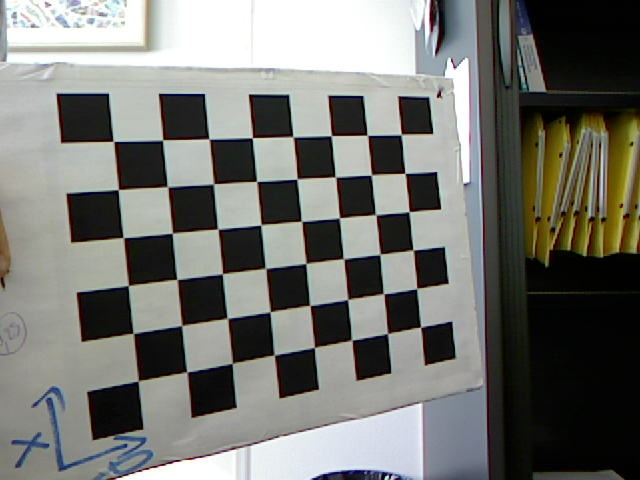
#> input picture imgs/img0.jpg, 640 x 480 px
$ python image.py
#> lines starting #> are read from the running program, lines starting #| are printed output that depends on the picture; after the words box and inside, x2 and y2 are one past the last pixel; in counts of white or black regions, pixels touching at a corner belong together; long printed decimals are rounded
#> in __init__, self.im is the input picture: shape (480, 640, 3); mean B, G, R 112.8, 117.4, 116.8
#> in locate_landmark, `gray = cv2.cvtColor(self.im, cv2.COLOR_BGR2GRAY)`:
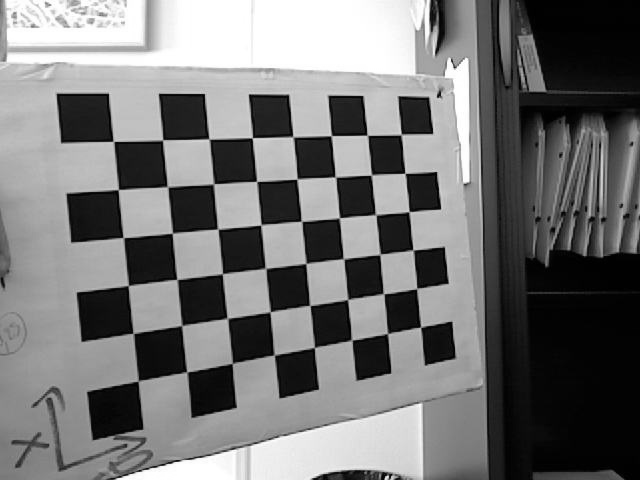
#> gray: shape (480, 640); min 0, max 255, mean 116.7
#> in locate_landmark, `ret, corners = cv2.findChessboardCorners(gray, (self.rows, self.cols),..`: ret = True; corners = 48 rows, first 8: [113.5, 141.4], [162.6, 139.9], [209, 138.9], [252.1, 137.9], [292.7, 136.7], [331.2, 135.7], [367.4, 135.3], [401.1, 134.5]
#> in locate_landmark, `corners = cv2.cornerSubPix(gray, corners, (11, 11), (-1, -1), Image.re..`: corners = 48 rows, first 8: [113.5, 141.4], [162.6, 140], [209.3, 139], [252.4, 137.7], [293.2, 136.8], [331.3, 135.7], [367.4, 135.3], [401.1, 134.6]
#> in __init__, `self.im_pts = self.locate_landmark()  # pixel coordinate of chessboard..`: self.im_pts = 48 pairs, first value 113.5 to 420.6, second value 134.6 to 380.8
'''
Define image class which read the image, extract chessboard corners find the homography
'''
import cv2
import numpy as np


def normalize_trans(points):
    """TODO: Compute a transformation which translates and scale the inputted points such that
        their center is at the origin and their average distance to the origin is sqrt(2) using Equation.(21)

    Args:
        points (np.ndarray): points to normalize, shape (n, 2)
    Return:
        np.ndarray: similarity transformation for normalizing these points, shape (3, 3)
    """
    centroid = np.mean(points, axis=0)
#> centroid = [277.2, 245.1]

    shifted = points - centroid
#> shifted = 48 pairs, first value -163.8 to 143.4, second value -110.6 to 135.7

    dists = np.sqrt(np.sum(shifted**2, axis=1))
#> dists = 48 values, max 194.2 at index 40, min 26.02 at index 27, mean 111.8
    mean_dist = np.mean(dists)
#> mean_dist = 111.8

    s = np.sqrt(2) / mean_dist
#> s = 0.0127

    T = np.array([
        [s, 0, -s * centroid[0]],
        [0, s, -s * centroid[1]],
        [0, 0, 1]
    ])
#> T = [[0.0127, 0, -3.51], [0, 0.0127, -3.1], [0, 0, 1]]

    return T

def homogenize(points):
    """Convert points to homogeneous coordinate

    Args:
        points (np.ndarray): shape (n, 2)
    Return:
        np.ndarray: points in homogeneous coordinate (with 1 padded), shape (n, 3)
    """
    re = np.ones((points.shape[0], 3))
    re[:, :2] = points
    return re


class Image:
    """Provide operations on image necessary for calibration"""
    refine_criteria = (cv2.TERM_CRITERIA_EPS + cv2.TERM_CRITERIA_MAX_ITER, 30, 0.001)

    def __init__(self, impath, square_size=0.03, debug=False):
        """
        Args:
            impath (str): path to image file
            square_size (float): size in meter of a square on the chessboard
        """
        self.im = cv2.imread(impath)
        self.square_size = 0.03
        self.rows = 8  # number of rows in the grid pattern to look for on the chessboard
        self.cols = 6  # number of columns in the grid pattern to look for on the chessboard
        self.im_pts = self.locate_landmark()  # pixel coordinate of chessboard's corners
        self.plane_pts = self.get_landmark_world_coordinate()  # world coordinate of chessboard's corners
        self.H = self.find_homography()
        self.debug = debug
        self.im_name = impath[-5]

    def locate_landmark(self, draw_corners=False):
        """Identify corners on the chessboard such that they form a grid defined by inputted parameters

        Args:
            draw_corners (bool): to draw corners or not
        Return:
            np.ndarray: pixel coordinate of chessboard's corners, shape (self.rows * self.cols, 2)
        """
        # convert color image to gray scale
        gray = cv2.cvtColor(self.im, cv2.COLOR_BGR2GRAY)
        # find the chessboard corners
        ret, corners = cv2.findChessboardCorners(gray, (self.rows, self.cols), None)
        # if found, refine these corners' pixel coordinate & store them
        if ret:
            corners = cv2.cornerSubPix(gray, corners, (11, 11), (-1, -1), Image.refine_criteria)
            if draw_corners:
                cv2.drawChessboardCorners(self.im, (self.rows, self.cols), corners, ret)
                cv2.imshow('im', self.im)
                cv2.waitKey(0)
                cv2.destroyWindow('im')

        return corners.squeeze()

    def get_landmark_world_coordinate(self):
        """TODO: Compute 3D coordinate for each chessboard's corner. Assumption:

                * world origin is located at the 1st corner
                * x-axis is from corner 0 to corner 1 till corner 7,
                * y-axis is from corner 0 to corner 8 till corner 40,
                * distance between 2 adjacent corners is self.square_size
        Returns:
            np.ndarray: 3D coordinate of chessboard's corners, shape (self.rows * self.cols, 2)
        """
        x, y = np.meshgrid(np.arange(self.rows), np.arange(self.cols))
        pts = np.stack([x.flatten(), y.flatten()], axis=-1)*self.square_size
        return pts


    def find_homography(self):
        """TODO: Find the homography H that maps plane_pts to im_pts using Equation.(8)

        Return:
            np.ndarray: homography, shape (3, 3)
        """
        # get the normalize transformation
        T_norm_im = normalize_trans(self.im_pts)
        T_norm_plane = normalize_trans(self.plane_pts)

        # normalize image points and plane points
        norm_im_pts = (T_norm_im @ homogenize(self.im_pts).T).T  # shape (n, 3)
#> norm_im_pts = 48 rows, first 8: [-2.07, -1.31, 1], [-1.45, -1.33, 1], [-0.86, -1.34, 1], [-0.315, -1.36, 1], [0.202, -1.37, 1], [0.683, -1.39, 1], [1.14, -1.39, 1], [1.57, -1.4, 1]
        norm_plane_pts = (T_norm_plane @ homogenize(self.plane_pts).T).T  # shape (n, 3)

        # TODO: construct linear equation to find normalized H using norm_im_pts and norm_plane_pts
        n = norm_im_pts.shape[0]
        Q = []

        for i in range(n):
            X, Y, _ = norm_plane_pts[i]
            u, v, _ = norm_im_pts[i]

            Q.append([X, Y, 1, 0, 0, 0, -u*X, -u*Y, -u])
            Q.append([0, 0, 0, X, Y, 1, -v*X, -v*Y, -v])
#> this loop made 48 passes
#> (u, v) on passes 1 to 8: (-2.07, -1.31), (-1.45, -1.33), (-0.86, -1.34), (-0.315, -1.36), (0.202, -1.37), (0.683, -1.39), (1.14, -1.39), (1.57, -1.4)
#> after the loop, Q = 96 items

        Q = np.array(Q)

        # TODO: find normalized H as the singular vector Q associated with the smallest singular value
        _, _, Vt = np.linalg.svd(Q)
        H_norm = Vt[-1].reshape(3, 3)
#> H_norm = [[-0.558, -0.06, -0.0482], [0.0598, -0.589, 0.00455], [-0.0337, -0.000729, -0.576]]

        # TODO: de-normalize H_norm to get H
        H = np.linalg.inv(T_norm_im) @ H_norm @ T_norm_plane
#> H = [[-941.7, -87.19, -58], [-62.49, -823.2, -72.46], [-0.595, -0.0128, -0.512]]

        H /= H[-1, -1]
#> H = [[1838.1, 170.2, 113.2], [122, 1606.9, 141.4], [1.16, 0.0251, 1]]
        return H

    def construct_v(self):
        """TODO: Find the left-hand side of Equation.(16) in the lab subject

        Return:
            np.ndarray: shape (2, 6)
        """
        H = self.H

        def v_ij(i, j):
            return np.array([
                H[0, i]*H[0, j],
                H[0, i]*H[1, j] + H[1, i]*H[0, j],
                H[1, i]*H[1, j],
                H[2, i]*H[0, j] + H[0, i]*H[2, j],
                H[2, i]*H[1, j] + H[1, i]*H[2, j],
                H[2, i]*H[2, j]
            ])

        v12 = v_ij(0, 1)
        v11 = v_ij(0, 0)
        v22 = v_ij(1, 1)

        return np.vstack([v12, v11 - v22])

    # [55 lines left out: function find_extrinsic, not called in this run]


if __name__ == '__main__':
    im_name = "img0.jpg"
    image = Image(f'imgs/{im_name}')
#> in __init__, `self.H = self.find_homography()`: self.H has the same summary as H in find_homography
    image.locate_landmark(draw_corners=True)
#> call 2 of locate_landmark, with draw_corners = True
#> in locate_landmark (call 2), `ret, corners = cv2.findChessboardCorners(gray, (self.rows, self.cols),..`: corners = 48 rows, first 8: [113.5, 141.4], [162.6, 139.9], [209, 138.9], [252.1, 137.9], [292.7, 136.7], [331.2, 135.7], [367.4, 135.3], [401.1, 134.5]
#> in locate_landmark (call 2), `corners = cv2.cornerSubPix(gray, corners, (11, 11), (-1, -1), Image.re..`: corners = 48 rows, first 8: [113.5, 141.4], [162.6, 140], [209.3, 139], [252.4, 137.7], [293.2, 136.8], [331.3, 135.7], [367.4, 135.3], [401.1, 134.6]
#> in locate_landmark (call 2), `cv2.drawChessboardCorners(self.im, (self.rows, self.cols), corners, ret)`:
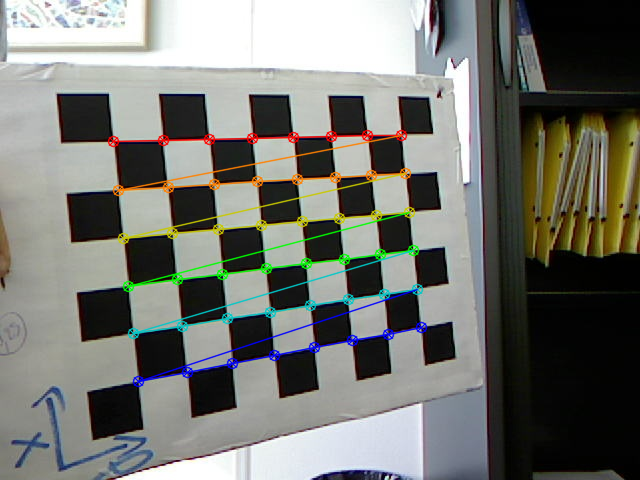
#> self.im: shape (480, 640, 3); 4.28% of pixels changed, all inside (x1, y1, x2, y2) = (107, 129, 428, 388)

    _plane_pts = image.get_landmark_world_coordinate()
    print(f"result of get_landmark_world_coordinate for {im_name}:\n{_plane_pts}")
    print("==============================================================\n")

    H = image.find_homography()
#> the loop in find_homography (call 2), `for i in range(n):` made 48 passes
    print(f"result of find_homography for {im_name}:\nH = \n{H}")
#| result of find_homography for img0.jpg:
#| H =
#| [[1.83806670e+03 1.70184901e+02 1.13220999e+02]
#|  [1.21975033e+02 1.60687000e+03 1.41434666e+02]
#|  [1.16056076e+00 2.50792640e-02 1.00000000e+00]]
    print("==============================================================\n")

    # test H
    print("Test the computed H using Equation.(7)")
    h = H.flatten()
#> h = [1838.1, 170.2, 113.2, 122, 1606.9, 141.4, 1.16, 0.0251, 1]
    plane_pts = homogenize(image.plane_pts)
    residual_norm = []
    for i in range(image.im_pts.shape[0]):
        lhs = np.zeros((2, 9))  # initialize left-hand side of the Equation (7)
        lhs[0, :3] = plane_pts[i, :]
        lhs[0, -3:] = -image.im_pts[i, 0] * plane_pts[i, :]
        lhs[1, 3:6] = plane_pts[i, :]
        lhs[1, -3:] = -image.im_pts[i, 1] * plane_pts[i, :]

        residual = lhs @ h
        residual_norm.append(np.linalg.norm(residual))
        print('{}: res norm: '.format(i), residual_norm[i])
#> this loop made 48 passes
#> residual on passes 1 to 8: [-0.238, 0.0475], [0.0912, 0.179], [-0.333, 0.0717], [-0.0845, 0.307], [-0.248, 0.241], [0.0151, 0.451], [-0.122, -0.159], [0.369, -0.303]
#> (printed output is left out)
#> after the loop, residual_norm = 48 values, max 0.938 at index 30, min 0.0372 at index 17, mean 0.283

    print('---')
    print('res_norm min: ', min(residual_norm))
#| res_norm min:  0.0372
    print('res_norm max should be as close to 0 as possible: ', max(residual_norm))
#| res_norm max should be as close to 0 as possible:  0.9375
    print("==============================================================")

    v = image.construct_v()
#> in construct_v, `v12 = v_ij(0, 1)`: v12 = [312811.2, 2974292.5, 195998, 243.6, 1867.9, 0.0291]
#> in construct_v, `v11 = v_ij(0, 0)`: v11 = [3378489.2, 448396.5, 14877.9, 4266.4, 283.1, 1.35]
#> in construct_v, `v22 = v_ij(1, 1)`: v22 = [28962.9, 546930, 2582031.2, 8.54, 80.6, 0.000629]
#> v = [[312811.2, 2974292.5, 195998, 243.6, 1867.9, 0.0291], [3349526.3, -98533.5, -2567153.3, 4257.8, 202.5, 1.35]]
    print(f"result of construct_v for {im_name}")
    print('v.shape: ', v.shape)
#| v.shape:  (2, 6)
    print("---")
    print(f"v = \n", v)
#| v =
#|  [[ 3.12811201e+05  2.97429254e+06  1.95998020e+05  2.43607278e+02
#|    1.86792930e+03  2.91060096e-02]
#|  [ 3.34952631e+06 -9.85335303e+04 -2.56715327e+06  4.25783994e+03
#|    2.02520639e+02  1.34627230e+00]]

$ run again, with imgs/img3.jpg copied over imgs/img0.jpg
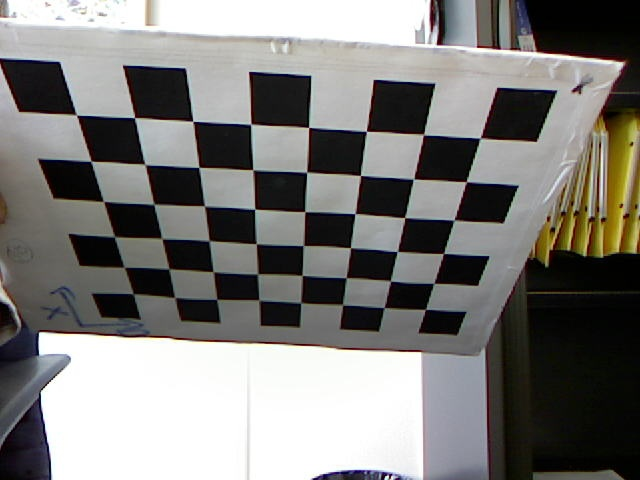
#> input picture imgs/img3.jpg, 640 x 480 px
#> in __init__, self.im is the input picture: shape (480, 640, 3); mean B, G, R 121.7, 124.3, 125.6
#> in locate_landmark, `gray = cv2.cvtColor(self.im, cv2.COLOR_BGR2GRAY)`:
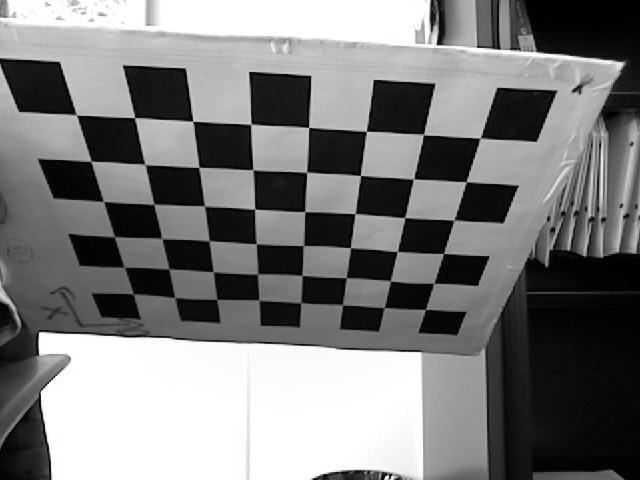
#> gray: shape (480, 640); min 0, max 255, mean 124.4
#> in locate_landmark, `ret, corners = cv2.findChessboardCorners(gray, (self.rows, self.cols),..`: ret = True; corners = 48 rows, first 8: [76.55, 115.2], [134.5, 117.6], [192.8, 121.3], [250.7, 124.1], [308.7, 127.4], [366.4, 131.3], [423.5, 134.5], [480.3, 138]
#> in locate_landmark, `corners = cv2.cornerSubPix(gray, corners, (11, 11), (-1, -1), Image.re..`: corners = 48 rows, first 8: [76.46, 115], [134.6, 117.6], [193.1, 121.3], [250.8, 124.3], [308.6, 127.4], [366.2, 131.4], [423.5, 134.6], [480.2, 138.1]
#> self.im_pts = 48 pairs, first value 76.46 to 480.2, second value 115 to 309.3
#> centroid = [279.4, 221.6]
#> shifted = 48 pairs, first value -203 to 200.8, second value -106.6 to 87.69
#> dists = 48 values, max 229.2 at index 0, min 27.21 at index 20, mean 117.9
#> mean_dist = 117.9
#> s = 0.012
#> T = [[0.012, 0, -3.35], [0, 0.012, -2.66], [0, 0, 1]]
#> norm_im_pts = 48 rows, first 8: [-2.44, -1.28, 1], [-1.74, -1.25, 1], [-1.04, -1.2, 1], [-0.344, -1.17, 1], [0.35, -1.13, 1], [1.04, -1.08, 1], [1.73, -1.04, 1], [2.41, -1, 1]
#> the loop in find_homography, `for i in range(n):` made 48 passes
#> (u, v) on passes 1 to 8: (-2.44, -1.28), (-1.74, -1.25), (-1.04, -1.2), (-0.344, -1.17), (0.35, -1.13), (1.04, -1.08), (1.73, -1.04), (2.41, -1)
#> after the loop in find_homography, `for i in range(n):`: Q = 96 items
#> H_norm = [[-0.652, -0.000708, -0.00303], [-0.0345, -0.465, -0.0465], [-0.00179, -0.0717, -0.592]]
#> in find_homography, `H = np.linalg.inv(T_norm_im) @ H_norm @ T_norm_plane`: H = [[-965.9, -353.9, -37.67], [-57.69, -963.2, -56.75], [-0.0315, -1.26, -0.494]]
#> in find_homography, `H /= H[-1, -1]`: H = [[1955.9, 716.7, 76.28], [116.8, 1950.3, 114.9], [0.0638, 2.56, 1]]
#> self.H has the same summary as H in find_homography
#> in locate_landmark (call 2), `ret, corners = cv2.findChessboardCorners(gray, (self.rows, self.cols),..`: corners = 48 rows, first 8: [76.55, 115.2], [134.5, 117.6], [192.8, 121.3], [250.7, 124.1], [308.7, 127.4], [366.4, 131.3], [423.5, 134.5], [480.3, 138]
#> in locate_landmark (call 2), `corners = cv2.cornerSubPix(gray, corners, (11, 11), (-1, -1), Image.re..`: corners = 48 rows, first 8: [76.46, 115], [134.6, 117.6], [193.1, 121.3], [250.8, 124.3], [308.6, 127.4], [366.2, 131.4], [423.5, 134.6], [480.2, 138.1]
#> in locate_landmark (call 2), `cv2.drawChessboardCorners(self.im, (self.rows, self.cols), corners, ret)`:
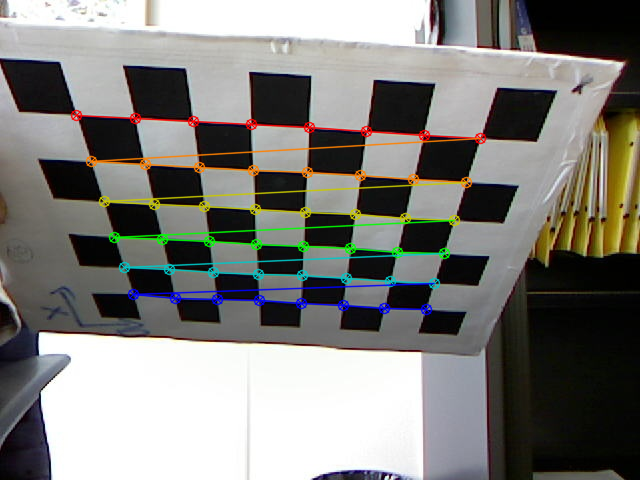
#> self.im: shape (480, 640, 3); 4.83% of pixels changed, all inside (x1, y1, x2, y2) = (70, 109, 487, 316)
#> the loop in find_homography (call 2), `for i in range(n):` made 48 passes
#| result of find_homography for img0.jpg:
#| H =
#| [[1.95588311e+03 7.16658482e+02 7.62787085e+01]
#|  [1.16814515e+02 1.95029468e+03 1.14905895e+02]
#|  [6.37580811e-02 2.55724301e+00 1.00000000e+00]]
#> h = [1955.9, 716.7, 76.28, 116.8, 1950.3, 114.9, 0.0638, 2.56, 1]
#> the loop `for i in range(image.im_pts.shape[0]):` made 48 passes
#> residual on passes 1 to 8: [-0.181, -0.131], [0.0871, 0.589], [-0.212, 0.121], [0.0936, 0.449], [0.0202, 0.534], [-0.0811, -0.19], [-0.0236, -0.194], [0.345, -0.523]
#> (printed output is left out)
#> after the loop `for i in range(image.im_pts.shape[0]):`: residual_norm = 48 values, max 1.36 at index 41, min 0.061 at index 25, mean 0.529
#| res_norm min:  0.06099
#| res_norm max should be as close to 0 as possible:  1.358
#> v12 = [1401700.2, 3898264.5, 227822.7, 5047.4, 423.1, 0.163]
#> v11 = [3825478.7, 456951.1, 13645.6, 249.4, 14.9, 0.00407]
#> v22 = [513599.4, 2795390.5, 3803649.4, 3665.3, 9974.8, 6.54]
#> `v = image.construct_v()`: v = [[1401700.2, 3898264.5, 227822.7, 5047.4, 423.1, 0.163], [3311879.4, -2338439.4, -3790003.7, -3415.9, -9959.9, -6.54]]
#| v.shape:  (2, 6)
#| v =
#|  [[ 1.40170022e+06  3.89826455e+06  2.27822728e+05  5.04736119e+03
#|    4.23070150e+02  1.63044907e-01]
#|  [ 3.31187937e+06 -2.33843938e+06 -3.79000373e+06 -3.41593308e+03
#|   -9.95985917e+03 -6.53542673e+00]]

$ run again, with imgs/img4.jpg copied over imgs/img0.jpg
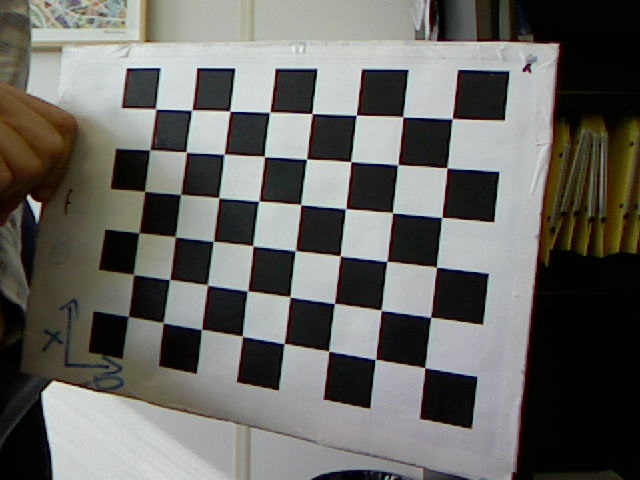
#> input picture imgs/img4.jpg, 640 x 480 px
#> in __init__, self.im is the input picture: shape (480, 640, 3); mean B, G, R 98.7, 102.9, 103.5
#> in locate_landmark, `gray = cv2.cvtColor(self.im, cv2.COLOR_BGR2GRAY)`:
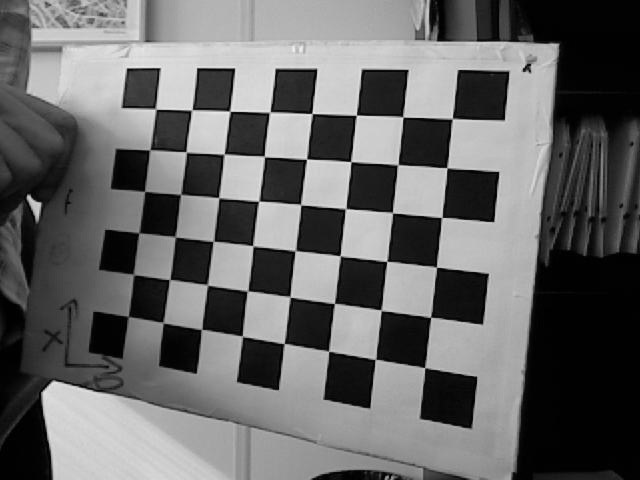
#> gray: shape (480, 640); min 0, max 243, mean 102.6
#> in locate_landmark, `ret, corners = cv2.findChessboardCorners(gray, (self.rows, self.cols),..`: ret = True; corners = 48 rows, first 8: [156, 109.3], [191.8, 109.9], [229.9, 111.2], [269.8, 112.1], [312, 113.4], [356.4, 115.3], [403.2, 117.1], [452.3, 118.7]
#> in locate_landmark, `corners = cv2.cornerSubPix(gray, corners, (11, 11), (-1, -1), Image.re..`: corners = 48 rows, first 8: [155.6, 109.1], [191.6, 110], [229.8, 111.3], [269.6, 112.2], [312.1, 113.6], [356.1, 115.2], [402.7, 116.9], [452.1, 118.6]
#> self.im_pts = 48 pairs, first value 128.1 to 452.1, second value 109.1 to 367.7
#> centroid = [282.5, 226.6]
#> shifted = 48 pairs, first value -154.4 to 169.6, second value -117.5 to 141.1
#> dists = 48 values, max 201 at index 7, min 27.42 at index 28, mean 117.4
#> mean_dist = 117.4
#> s = 0.0121
#> T = [[0.0121, 0, -3.4], [0, 0.0121, -2.73], [0, 0, 1]]
#> norm_im_pts = 48 rows, first 8: [-1.53, -1.42, 1], [-1.09, -1.41, 1], [-0.635, -1.39, 1], [-0.155, -1.38, 1], [0.357, -1.36, 1], [0.887, -1.34, 1], [1.45, -1.32, 1], [2.04, -1.3, 1]
#> the loop in find_homography, `for i in range(n):` made 48 passes
#> (u, v) on passes 1 to 8: (-1.53, -1.42), (-1.09, -1.41), (-0.635, -1.39), (-0.155, -1.38), (0.357, -1.36), (0.887, -1.34), (1.45, -1.32), (2.04, -1.3)
#> after the loop in find_homography, `for i in range(n):`: Q = 96 items
#> H_norm = [[0.554, -0.0724, -0.0395], [0.0563, 0.594, -0.00736], [-0.0281, -0.00389, 0.575]]
#> in find_homography, `H = np.linalg.inv(T_norm_im) @ H_norm @ T_norm_plane`: H = [[669.5, -125.2, 98.16], [-30.05, 852.7, 68.81], [-0.496, -0.0686, 0.632]]
#> in find_homography, `H /= H[-1, -1]`: H = [[1059.5, -198.2, 155.3], [-47.56, 1349.5, 108.9], [-0.785, -0.109, 1]]
#> self.H has the same summary as H in find_homography
#> in locate_landmark (call 2), `ret, corners = cv2.findChessboardCorners(gray, (self.rows, self.cols),..`: corners = 48 rows, first 8: [156, 109.3], [191.8, 109.9], [229.9, 111.2], [269.8, 112.1], [312, 113.4], [356.4, 115.3], [403.2, 117.1], [452.3, 118.7]
#> in locate_landmark (call 2), `corners = cv2.cornerSubPix(gray, corners, (11, 11), (-1, -1), Image.re..`: corners = 48 rows, first 8: [155.6, 109.1], [191.6, 110], [229.8, 111.3], [269.6, 112.2], [312.1, 113.6], [356.1, 115.2], [402.7, 116.9], [452.1, 118.6]
#> in locate_landmark (call 2), `cv2.drawChessboardCorners(self.im, (self.rows, self.cols), corners, ret)`:
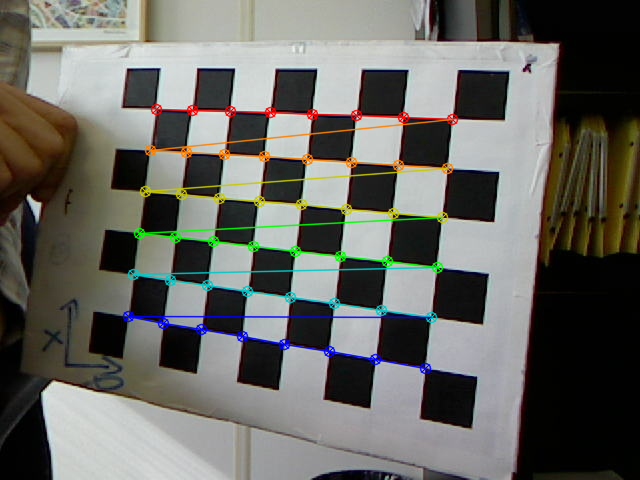
#> self.im: shape (480, 640, 3); 4.46% of pixels changed, all inside (x1, y1, x2, y2) = (122, 103, 459, 375)
#> the loop in find_homography (call 2), `for i in range(n):` made 48 passes
#| result of find_homography for img0.jpg:
#| H =
#| [[ 1.05953048e+03 -1.98183952e+02  1.55346837e+02]
#|  [-4.75628161e+01  1.34951591e+03  1.08897161e+02]
#|  [-7.84754665e-01 -1.08503706e-01  1.00000000e+00]]
#> h = [1059.5, -198.2, 155.3, -47.56, 1349.5, 108.9, -0.785, -0.109, 1]
#> the loop `for i in range(image.im_pts.shape[0]):` made 48 passes
#> residual on passes 1 to 8: [-0.245, -0.163], [-0.00157, 0.0652], [-0.0801, 0.018], [0.14, 0.324], [-0.247, 0.304], [0.11, 0.129], [0.25, -0.00924], [0.294, -0.15]
#> (printed output is left out)
#> after the loop `for i in range(image.im_pts.shape[0]):`: residual_norm = 48 values, max 0.737 at index 41, min 0.0313 at index 46, mean 0.266
#| res_norm min:  0.0313
#| res_norm max should be as close to 0 as possible:  0.7373
#> v12 = [-209981.9, 1439279.4, -64186.8, 40.56, -1053.9, 0.0851]
#> v11 = [1122604.8, -100788.5, 2262.2, -1662.9, 74.65, 0.616]
#> v22 = [39276.9, -534904.8, 1821193.2, 43.01, -292.9, 0.0118]
#> `v = image.construct_v()`: v = [[-209981.9, 1439279.4, -64186.8, 40.56, -1053.9, 0.0851], [1083328, 434116.3, -1818931, -1706, 367.5, 0.604]]
#| v.shape:  (2, 6)
#| v =
#|  [[-2.09981938e+05  1.43927943e+06 -6.41867770e+04  4.05627968e+01
#|   -1.05387816e+03  8.51487893e-02]
#|  [ 1.08332797e+06  4.34116284e+05 -1.81893097e+06 -1.70595037e+03
#|    3.67505238e+02  6.04066830e-01]]
